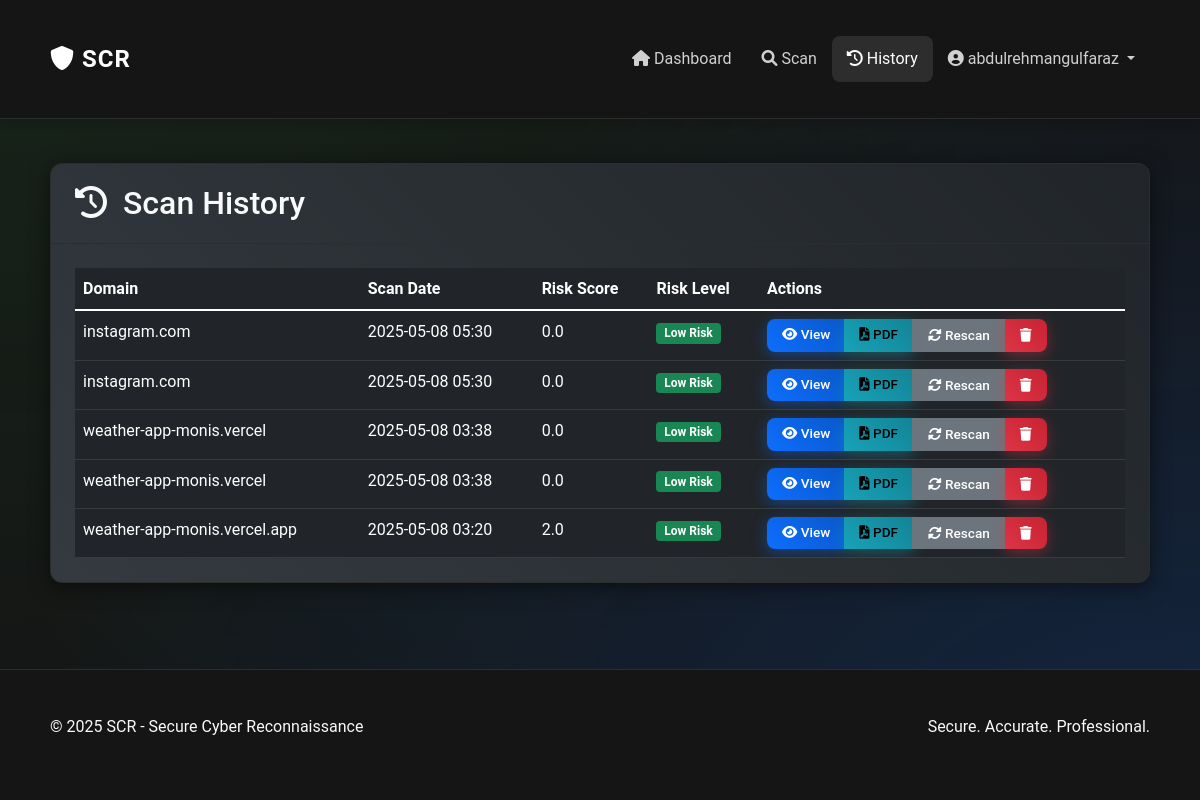
The app's page /history (signed in) with its own data.
### models.py (models this page shows, shortened)
class User(UserMixin, db.Model):
    id = db.Column(db.Integer, primary_key=True)
    username = db.Column(db.String(64), unique=True, nullable=False)
    email = db.Column(db.String(120), unique=True, nullable=False)
    password_hash = db.Column(db.String(256), nullable=False)
    encrypted_email = db.Column(db.LargeBinary, nullable=True)
    encrypted_username = db.Column(db.LargeBinary, nullable=True)
    created_at = db.Column(db.DateTime, default=datetime.utcnow)
    is_admin = db.Column(db.Boolean, default=False)
    scans = db.relationship('ScanHistory', backref='user', lazy=True, cascade="all, delete-orphan")

class ScanHistory(db.Model):
    id = db.Column(db.Integer, primary_key=True)
    user_id = db.Column(db.Integer, db.ForeignKey('user.id'), nullable=False)
    domain = db.Column(db.String(255), nullable=False)
    encrypted_domain = db.Column(db.LargeBinary, nullable=True)
    scan_date = db.Column(db.DateTime, default=datetime.utcnow)
    risk_score = db.Column(db.Float, nullable=False)
    risk_level = db.Column(db.String(20), nullable=False)
    scan_results = db.Column(JSON, nullable=True)
    encrypted_results = db.Column(db.LargeBinary, nullable=True)
    report_path = db.Column(db.String(255), nullable=True)

### scan.py (the view)
@bp.route('/history')
@login_required
def history():
    page = request.args.get('page', 1, type=int)
    scans = ScanHistory.query.filter_by(user_id=current_user.id).order_by(ScanHistory.scan_date.desc()).paginate(
        page=page, per_page=10, error_out=False
    )
    return render_template('history.html', scans=scans)

### app.py (called while the page is built)
    @login_manager.user_loader
    def load_user(user_id):
        return User.query.get(int(user_id))

### templates/history.html (shortened to what this page needs)
{% extends "base.html" %}
{% block content %}
<div class="history-container">
    <div class="row mb-4">
        <div class="col-12">
            <div class="card bg-gradient-dark" data-aos="fade-up">
                <div class="card-header bg-transparent d-flex justify-content-between align-items-center">
                    <h2 class="mb-0"><i class="fas fa-history me-2"></i> Scan History</h2>
                </div>
                <div class="card-body">
                    {% if scans.items %}
                        <div class="table-responsive">
                            <table class="table table-dark table-hover mb-0">
                                <thead>
                                    <tr>
                                        <th>Domain</th>
                                        <th>Scan Date</th>
                                        <th>Risk Score</th>
                                        <th>Risk Level</th>
                                        <th>Actions</th>
                                    </tr>
                                </thead>
                                <tbody>
                                    {% for scan in scans.items %}
                                        <tr class="animate__animated animate__fadeIn">
                                            <td>{{ scan.domain }}</td>
                                            <td>{{ scan.scan_date.strftime('%Y-%m-%d %H:%M') }}</td>
                                            <td>{{ scan.risk_score }}</td>
                                            <td>
                                                {% if scan.risk_level == 'High Risk' %}
                                                    <span class="badge bg-danger">{{ scan.risk_level }}</span>
                                                {% elif scan.risk_level == 'Medium Risk' %}
                                                    <span class="badge bg-warning text-dark">{{ scan.risk_level }}</span>
                                                {% else %}
                                                    <span class="badge bg-success">{{ scan.risk_level }}</span>
                                                {% endif %}
                                            </td>
                                            <td>
                                                <div class="btn-group">
                                                    <a href="{{ url_for('scan.scan_result', scan_id=scan.id) }}" class="btn btn-sm btn-primary">
                                                        <i class="fas fa-eye"></i> View
                                                    </a>
                                                    {% if scan.report_path %}
                                                    <a href="{{ url_for('static', filename=scan.report_path.replace('static/', '')) }}" target="_blank" class="btn btn-sm btn-info">
                                                        <i class="fas fa-file-pdf"></i> PDF
                                                    </a>
                                                    {% endif %}
                                                    <a href="{{ url_for('scan.rescan', scan_id=scan.id) }}" class="btn btn-sm btn-secondary">
                                                        <i class="fas fa-sync-alt"></i> Rescan
                                                    </a>
                                                    <button type="button" class="btn btn-sm btn-danger" data-bs-toggle="modal" data-bs-target="#deleteScanModal{{ scan.id }}">
                                                        <i class="fas fa-trash"></i>
                                                    </button>
                                                </div>
                                            </td>
                                        </tr>
                                    {% endfor %}
                                </tbody>
                            </table>
                        </div>
                    {% endif %}
                </div>
            </div>
        </div>
    </div>
</div>
{% endblock %}

### templates/base.html (shortened to what this page needs)
<!DOCTYPE html>
<html lang="en">
<head>
    <link href="https://cdn.jsdelivr.net/npm/bootstrap@5.1.3/dist/css/bootstrap.min.css" rel="stylesheet">
    <link rel="stylesheet" href="https://cdnjs.cloudflare.com/ajax/libs/font-awesome/6.0.0/css/all.min.css">
    <link rel="stylesheet" href="https://cdnjs.cloudflare.com/ajax/libs/animate.css/4.1.1/animate.min.css">
    <link href="https://unpkg.com/aos@2.3.1/dist/aos.css" rel="stylesheet">
    <link rel="stylesheet" href="{{ url_for('static', filename='css/style.css') }}">
    <link rel="stylesheet" href="{{ url_for('static', filename='css/animations.css') }}">
</head>
<body class="bg-dark text-light">
    <nav class="navbar navbar-expand-lg navbar-dark bg-dark">
        <div class="container">
            <a class="navbar-brand" href="{{ url_for('auth.index') }}">
                <i class="fas fa-shield-alt pulse"></i> SCR
            </a>
            <div class="collapse navbar-collapse" id="navbarNav">
                <ul class="navbar-nav ms-auto">
                    {% if current_user.is_authenticated %}
                        <li class="nav-item">
                            <a class="nav-link {% if request.path == url_for('scan.dashboard') %}active{% endif %}" href="{{ url_for('scan.dashboard') }}">
                                <i class="fas fa-home"></i> Dashboard
                            </a>
                        </li>
                        <li class="nav-item">
                            <a class="nav-link {% if request.path == url_for('scan.scan') %}active{% endif %}" href="{{ url_for('scan.scan') }}">
                                <i class="fas fa-search"></i> Scan
                            </a>
                        </li>
                        <li class="nav-item">
                            <a class="nav-link {% if request.path == url_for('scan.history') %}active{% endif %}" href="{{ url_for('scan.history') }}">
                                <i class="fas fa-history"></i> History
                            </a>
                        </li>
                        <li class="nav-item dropdown">
                            <a class="nav-link dropdown-toggle" href="#" id="navbarDropdown" role="button" data-bs-toggle="dropdown" aria-expanded="false">
                                <i class="fas fa-user-circle"></i> {{ current_user.username }}
                            </a>
                        </li>
                    {% endif %}
                </ul>
            </div>
        </div>
    </nav>
    <div class="container my-4">
        {% block content %}{% endblock %}
    </div>
    <footer class="footer py-4 mt-auto bg-dark text-light">
        <div class="container">
            <div class="row">
                <div class="col-md-6">
                    <p>&copy; <span class="copyright-year"></span> SCR - Secure Cyber Reconnaissance</p>
                </div>
                <div class="col-md-6 text-md-end">
                    <p>Secure. Accurate. Professional.</p>
                </div>
            </div>
        </div>
    </footer>
</body>
</html>

### static/css/style.css (style rules this page uses)
:root { --primary: #0d6efd; --secondary: #6c757d; --success: #28a745; --info: #17a2b8; --warning: #ffc107; --danger: #dc3545; --light: #f8f9fa; --dark: #212529; --darker: #151515; --body-bg: #121212; --card-bg: #1e1e1e; --text-light: #f8f9fa; --text-muted: #adb5bd; --border-color: #2d2d2d; --box-shadow: 0 4px 20px rgba(0, 0, 0, 0.5); --gradient-primary: linear-gradient(45deg, #0d6efd, #0a58ca); --gradient-secondary: linear-gradient(45deg, #6c757d, #495057); --gradient-success: linear-gradient(45deg, #28a745, #218838); --gradient-danger: linear-gradient(45deg, #dc3545, #c82333); --gradient-warning: linear-gradient(45deg, #ffc107, #e0a800); --gradient-info: linear-gradient(45deg, #17a2b8, #138496); --gradient-dark: linear-gradient(45deg, #343a40, #212529); --glassmorphism: rgba(30, 30, 30, 0.7); --glassmorphism-border: 1px solid rgba(255, 255, 255, 0.125); --glassmorphism-filter: blur(10px); --transition-speed: 0.3s; }
body { background-color: var(--body-bg); color: var(--text-light); font-family: 'Roboto', 'Segoe UI', sans-serif; line-height: 1.6; min-height: 100vh; display: flex; flex-direction: column; position: relative; }
body::before { content: ""; position: fixed; top: 0; left: 0; width: 100%; height: 100%; background: radial-gradient(ellipse at bottom right, rgba(13, 110, 253, 0.2), transparent 70%), radial-gradient(ellipse at top left, rgba(40, 167, 69, 0.1), transparent 70%); z-index: -1; pointer-events: none; }
.bg-dark { background-color: var(--darker) !important; }
.container { padding: 20px; }
.footer { margin-top: auto; border-top: 1px solid var(--border-color); }
.navbar { border-bottom: 1px solid var(--border-color); box-shadow: 0 2px 10px rgba(0, 0, 0, 0.2); padding: 15px 0; }
.navbar-brand { font-weight: 700; font-size: 1.5rem; letter-spacing: 1px; }
.navbar-dark .navbar-nav .nav-link { color: rgba(255, 255, 255, 0.8); padding: 10px 15px; border-radius: 8px; transition: all 0.3s ease; }
.navbar-dark .navbar-nav .nav-link:hover, .navbar-dark .navbar-nav .nav-link.active { color: #fff; background-color: rgba(255, 255, 255, 0.1); }
.card { background-color: var(--card-bg); border: 1px solid var(--border-color); border-radius: 12px; box-shadow: var(--box-shadow); overflow: hidden; transition: all 0.3s ease; }
.card-header { border-bottom: 1px solid var(--border-color); padding: 1.25rem 1.5rem; }
.card-body { padding: 1.5rem; }
.bg-gradient-dark { background: var(--gradient-dark); }
.btn { padding: 10px 20px; border-radius: 8px; font-weight: 500; transition: all 0.3s ease; position: relative; overflow: hidden; }
.btn-sm { padding: 5px 15px; font-size: 0.85rem; }
.btn-primary { background: var(--gradient-primary); border: none; box-shadow: 0 4px 15px rgba(13, 110, 253, 0.4); }
.btn-danger { background: var(--gradient-danger); border: none; box-shadow: 0 4px 15px rgba(220, 53, 69, 0.4); }
.btn-info { background: var(--gradient-info); border: none; box-shadow: 0 4px 15px rgba(23, 162, 184, 0.4); }

### static/css/animations.css (style rules this page uses)
.pulse { animation: pulse 1.5s infinite; }

### records on screen
User: username "abdulrehmangulfaraz"
ScanHistory: domain "instagram.com", scan_date "2025-05-08 05:30", risk_score "0.0", risk_level "Low Risk"
ScanHistory: domain "instagram.com", scan_date "2025-05-08 05:30", risk_score "0.0", risk_level "Low Risk"
ScanHistory: domain "weather-app-monis.vercel", scan_date "2025-05-08 03:38", risk_score "0.0", risk_level "Low Risk"
ScanHistory: domain "weather-app-monis.vercel", scan_date "2025-05-08 03:38", risk_score "0.0", risk_level "Low Risk"
ScanHistory: domain "weather-app-monis.vercel.app", scan_date "2025-05-08 03:20", risk_score "2.0", risk_level "Low Risk"
